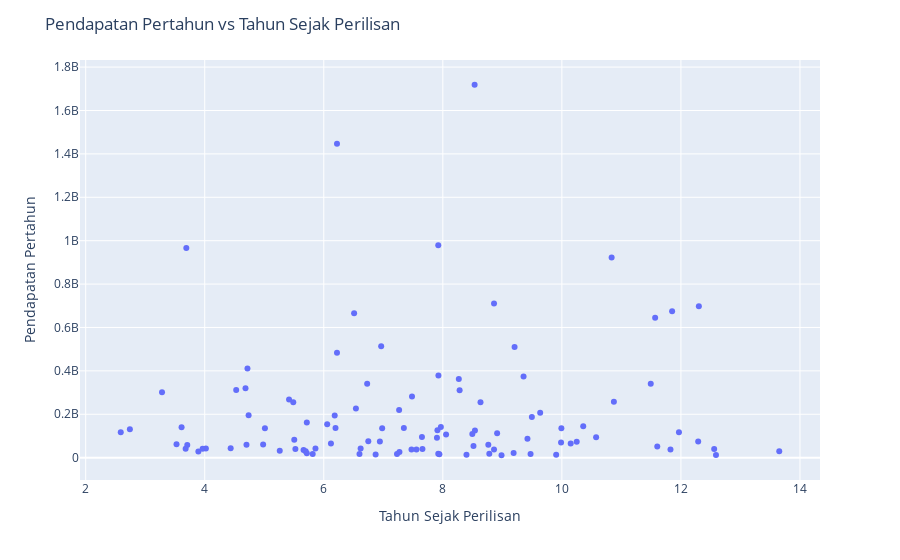

Notebook cell for this chart:
### Code cell
# Menghubungkan Dengan Tanggal Saat Ini
df['Initial release'] = pd.to_datetime(df['Initial release'])
current_date = datetime.now()

# Menghitung Tahun Sejak Perilisan
df['Years Since Release'] = df['Initial release'].apply(lambda x: (current_date - x).days / 365)

# Pendapatan Pertahun
df['Normalized Revenue'] = df['Revenue'] / df['Years Since Release']

top_normalized_games = df.sort_values('Normalized Revenue', ascending=False)

# Pengelompokan Berdasarkan Tahun Dan Jumlah Pendapatan
yearly_revenue = df.groupby(df['Initial release'].dt.year)['Revenue'].sum()

fig = px.scatter(df, x='Years Since Release', y='Normalized Revenue', hover_name='Game')
fig.update_layout(title='Pendapatan Pertahun vs Tahun Sejak Perilisan', xaxis_title='Tahun Sejak Perilisan', yaxis_title='Pendapatan Pertahun')
fig.show()

### Figure 1 — Plotly figure (JSON) as saved in the notebook; plotly's stock layout.template omitted (floating-point values rounded to 4 significant figures)
{"data": [{"hovertemplate": "<b>%{hovertext}</b><br><br>Years Since Release=%{x}<br>Normalized Revenue=%{y}<extra></extra>", "hovertext": ["Honor of Kings / Arena of Valor", "Monster Strike", "PUBG Mobile", "Puzzle & Dragons", "Clash of Clans", "Pokémon Go", "Candy Crush Saga", "Fate/Grand Order", "Fantasy Westward Journey", "Garena Free Fire", "Roblox Mobile", "Genshin Impact", "Lineage M", "Dragon Ball Z: Dokkan Battle", "Coin Master", "Clash Royale", "Gardenscapes", "Game of War: Fire Age", "Lords Mobile", "Homescapes", "Pro Yakyū Spirits A / Pro Baseball Spirits A", "Lineage 2: Revolution", "Candy Crush Soda Saga", "Three Kingdoms Tactics", "Marvel Contest of Champions", "Toon Blast", "Disney Tsum Tsum", "Call of Duty: Mobile", "Knives Out", "AFK Arena", "Lineage 2 M", "Hay Day", "Brawl Stars", "Summoners War: Sky Arena", "Fortnite", "Onmyoji", "Star Wars: Galaxy of Heroes", "Boom Beach", "Mobile Strike", "Mobile Legends: Bang Bang", "Fire Emblem Heroes", "Uma Musume Pretty Derby", "QQ Speed Mobile / Speed Drifters", "Dragon Ball Legends", "Dragon Quest Walk", "Rise of Kingdoms", "Fishdom", "Township", "A Chinese Ghost Story", "Marvel Strike Force", "Toy Blast", "Granblue Fantasy", "Honkai Impact 3rd", "King of Avalon", "Clash of Kings", "The Seven Deadly Sins: Grand Cross", "Hearthstone", "The Battle Cats", "The Idolmaster Cinderella Girls: Starlight Stage", "Final Fantasy XV: A New Empire", "Guns of Glory", "League of Legends: Wild Rift", "Minecraft", "Crossfire Mobile", "Blade & Soul Revolution", "Bingo Blitz", "Harry Potter: Hogwarts Mystery", "8 Ball Pool", "Harry Potter: Magic Awakened", "Angry Birds 2", "FIFA Mobile / FIFA Soccer", "Lineage W", "Black Desert Mobile", "Yu-Gi-Oh! Duel Links", "Mario Kart Tour", "Animal Crossing: Pocket Camp", "#COMPASS", "Raid: Shadow Legends", "Star Trek Fleet Command", "Project Makeover", "Harry Potter: Puzzles & Spells", "DomiNations", "Candy Crush Friends Saga", "Top War", "Empire & Puzzles", "KartRider Rush+", "Dragalia Lost", "Perfect World Mobile", "Three Kingdoms Fantasy Land", "Candy Crush Jelly Saga", "Jikkyō Powerful Pro Yakyū", "Puzzles & Survival", "Slotomania", "NBA Live Mobile", "White Cat Project", "BanG Dream! Girls Band Party!", "CSR Racing 2", "One Piece: Burning Will", "One Piece: The Road of the Strong", "Yahtzee With Buddies", "Dragon Quest Tact", "Fallout Shelter", "Mafia City", "Madden NFL Overdrive"], "legendgroup": "", "marker": {"color": "#636efa", "symbol": "circle"}, "mode": "markers", "name": "", "orientation": "v", "showlegend": false, "type": "scatter", "x": [8.534, 10.84, 6.222, 12.3, 11.85, 7.923, 11.57, 8.86, 9.205, 6.51, 11.49, 3.69, 6.964, 9.356, 6.222, 8.268, 7.926, 10.87, 8.282, 6.729, 8.633, 7.482, 9.636, 4.718, 9.496, 7.266, 10.36, 4.685, 6.54, 5.416, 4.529, 11.97, 5.488, 9.992, 6.184, 7.967, 8.54, 10.58, 8.912, 7.91, 7.345, 3.282, 6.981, 6.058, 4.737, 5.715, 8.496, 12.29, 8.055, 6.197, 9.422, 10.25, 7.649, 7.901, 9.986, 5.011, 10.15, 11.6, 8.764, 6.942, 6.748, 3.611, 12.56, 8.515, 5.504, 11.82, 6.121, 13.65, 2.742, 8.86, 7.658, 2.589, 4.981, 7.556, 4.701, 6.619, 7.474, 5.86, 5.523, 3.526, 3.707, 9.189, 5.66, 4.436, 7.271, 4.019, 5.696, 5.26, 3.964, 8.781, 9.474, 3.679, 12.59, 7.923, 9.904, 7.23, 7.942, 5.715, 8.397, 6.6, 3.893, 8.986, 6.871, 5.814], "xaxis": "x", "y": [1719000000.0, 922900000.0, 1446000000.0, 697300000.0, 675000000.0, 979400000.0, 644600000.0, 711000000.0, 510600000.0, 665200000.0, 341000000.0, 966600000.0, 513800000.0, 374100000.0, 483500000.0, 362800000.0, 378500000.0, 257500000.0, 311100000.0, 340900000.0, 254800000.0, 281600000.0, 207600000.0, 410400000.0, 187900000.0, 220200000.0, 144800000.0, 320200000.0, 227100000.0, 267700000.0, 312000000.0, 117000000.0, 255100000.0, 135100000.0, 194100000.0, 141700000.0, 125400000.0, 94560000.0, 112200000.0, 126400000.0, 136100000.0, 301600000.0, 135400000.0, 153500000.0, 195800000.0, 162000000.0, 108700000.0, 75030000.0, 106800000.0, 136500000.0, 87030000.0, 73590000.0, 95560000.0, 91250000, 70100000.0, 135700000.0, 65040000.0, 51710000.0, 59790000.0, 74670000.0, 75580000.0, 139900000.0, 39810000.0, 53790000.0, 83030000.0, 37460000.0, 65520000.0, 29300000.0, 130500000.0, 37530000.0, 40310000.0, 117000000.0, 60230000.0, 37590000.0, 59980000.0, 42600000.0, 37600000.0, 42150000.0, 40190000.0, 61830000.0, 58810000.0, 21770000.0, 35330000.0, 43290000.0, 25580000.0, 42050000.0, 29490000.0, 31370000.0, 40760000.0, 17990000.0, 16360000.0, 41040000.0, 11840000.0, 17670000.0, 13530000.0, 17160000.0, 15300000.0, 20470000.0, 13560000.0, 17120000.0, 28770000.0, 11130000.0, 14550000.0, 17200000.0], "yaxis": "y"}], "layout": {"autosize": true, "legend": {"tracegroupgap": 0}, "margin": {"t": 60}, "title": {"text": "Pendapatan Pertahun vs Tahun Sejak Perilisan"}, "xaxis": {"anchor": "y", "autorange": true, "domain": [0, 1], "range": [1.919, 14.32], "title": {"text": "Tahun Sejak Perilisan"}, "type": "linear"}, "yaxis": {"anchor": "x", "autorange": true, "domain": [0, 1], "range": [-121100000.0, 1851000000.0], "title": {"text": "Pendapatan Pertahun"}, "type": "linear"}}}
